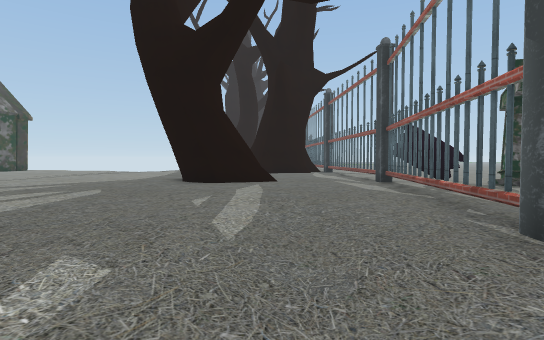
view 1 (above)

18 first-person views from a walk through a Unity game level. The camera is 1.4 m above the floor, tilts 2° down and sees 80° across. The floor is counted in squares, 2 m on a side. Each view is taken from the middle of a square. On the plan, view 1 faces up. The plan holds only what a view shows up to about 10 squares ahead; the rest is blank. The place goes on beyond the plan. The player character is not drawn. Some surface patterns are stand-ins.

view 2
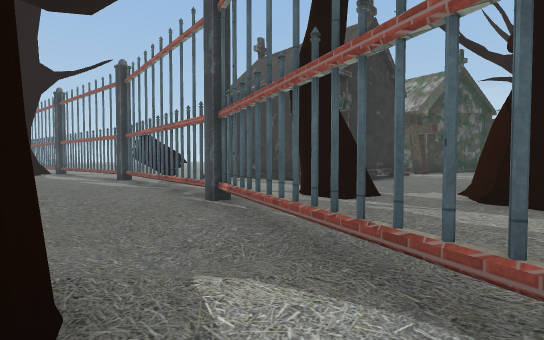

view 3
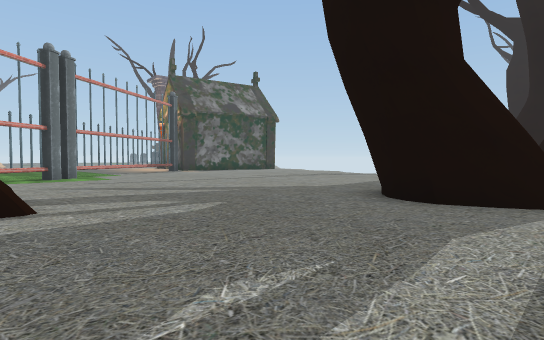

view 4
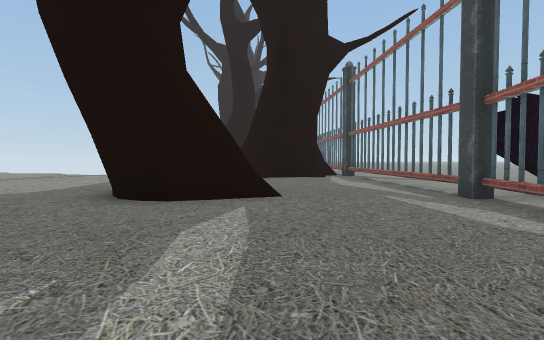

view 5
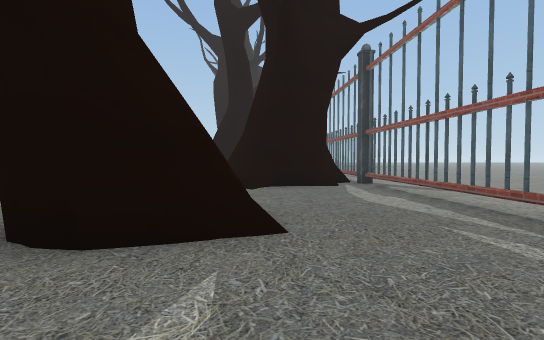

view 6
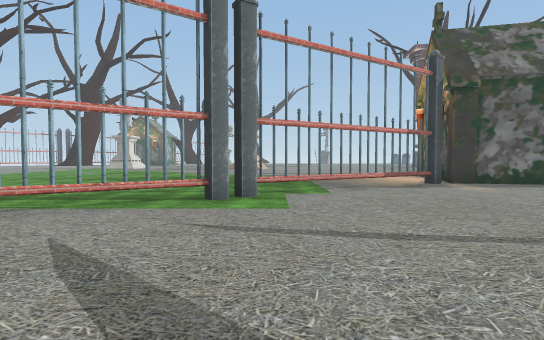

view 7
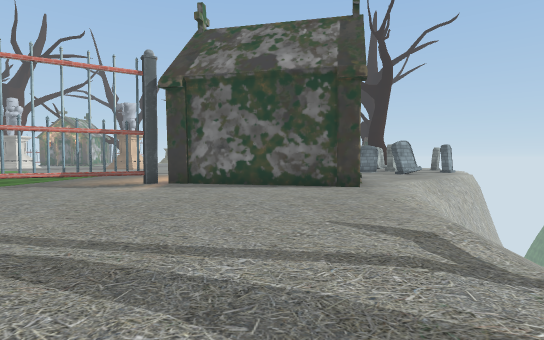

view 8
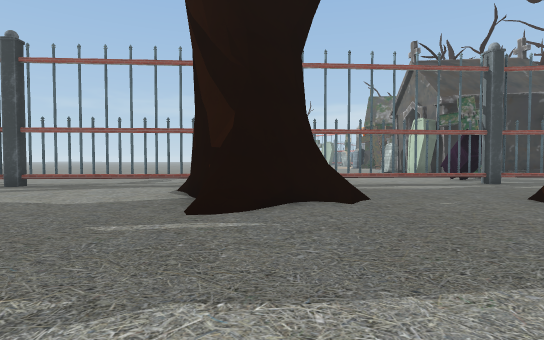

view 9
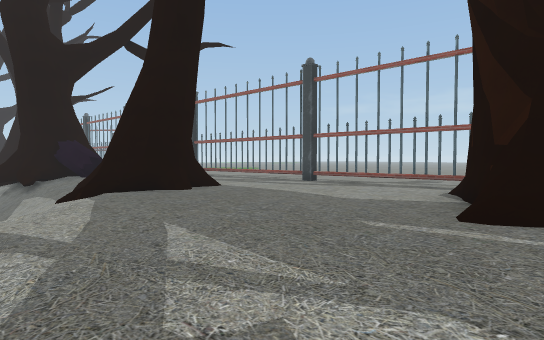

view 10
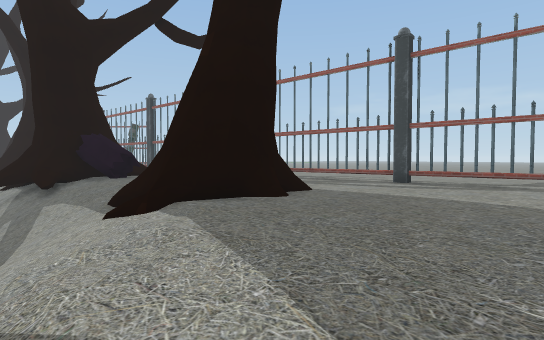

view 11
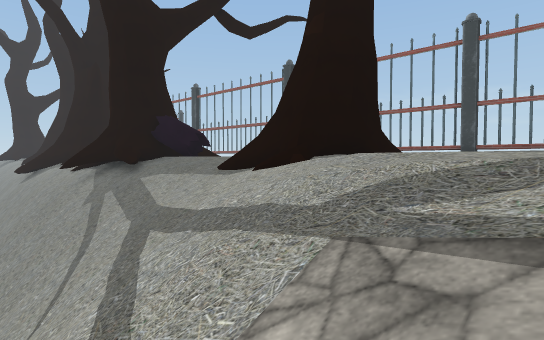

view 12
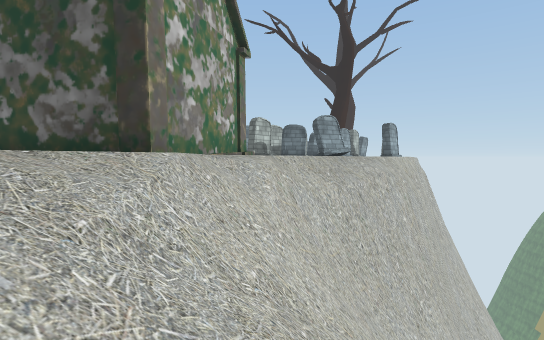

view 13
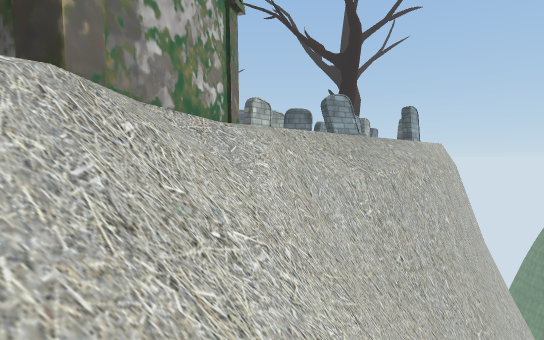

view 14
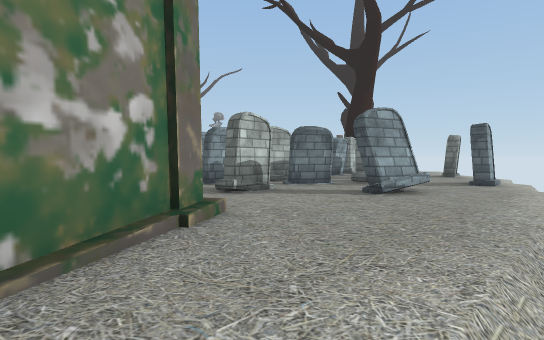

view 15
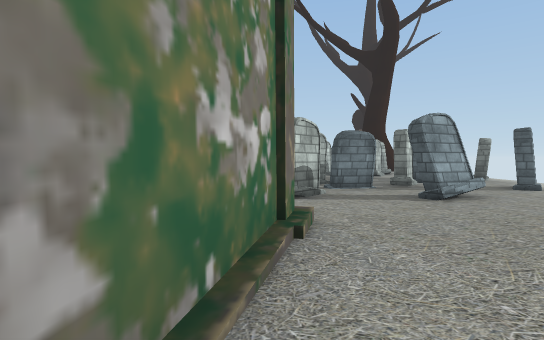

view 16
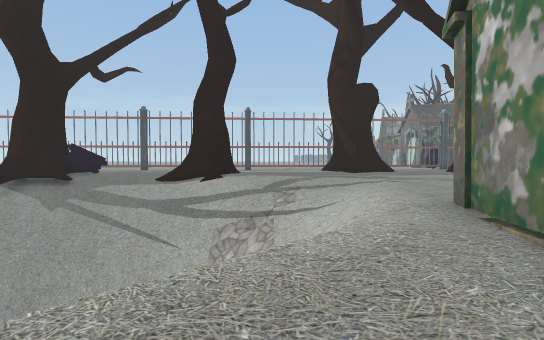

view 17
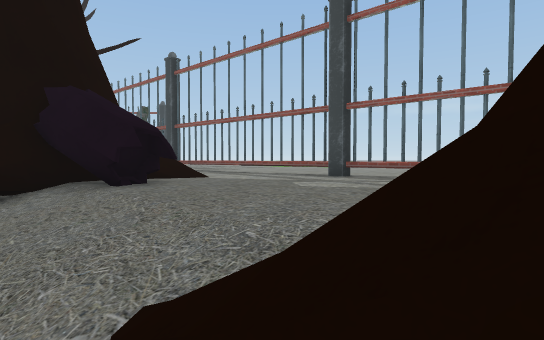

view 18
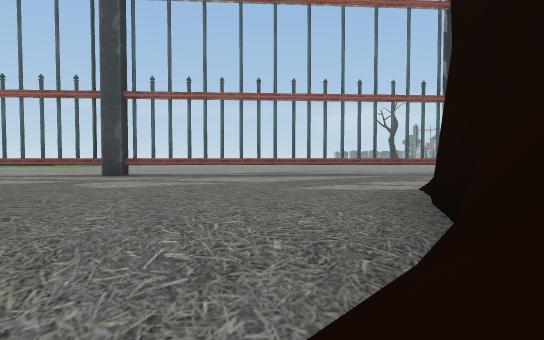

### Floor plan
Key: @ floor where view 1 was taken; # wall or solid block; x gap in a wall; . floor; / step, stairs or slope; = window, fence, low wall or low ledge; v drop or lower ground; T thing the floor can be seen under or through; L log; M tombstone; O other object.
Columns run from 24 left of view 1 to 5 right of it. Each row starts with its distance up from view 1.
 32                  v       .#
 31                  v/##    .#..
 30                  ///####..x..
 29                  ///#OO...#..
 28                vv/////O...x..
 27      v          v/////....#..
 26  v  vvv         v/////....x..
 25  .vvvvvv        //////....#..
 24 ..MM.vvvv       /////##...x..
 23 O.....vvvv      ////### ..#..
 22 OM..M...vvv    //////###..x..
 21  MM.M....vvv   /////......x..
 20   M......vvvv/ /////......#..
 19  MMMM......vvx/////........=.
 18   M.M..##...///// /........=.
 17 OO      ####../////........#
 16           ##...........#####.
 15           #............###.x.
 14           #............##..T.
 13          ##................T.
 12           x................T.
 11          .=................T.
 10          ..=.......... #...T.
  9          ..=..........##=..TLL
  8          ...#..............TLL
  7          ....=.............#.#
  6           ...#.............x.
  5            ...=............#
  4             ...=.   #.../..#.
  3             ...      ...//.=.
  2                       ..//#.#
  1          ..            .//=.##
  0          ..            #@#...=
 -1                         .#...#
 -2                        ..#...

Positions as (right, up) in squares from view 1, and headings:
1: (0, 0), facing up
2: (-1, -2), facing up-right
3: (0, 4), facing up-left
4: (0, 4), facing up
5: (0, 6), facing up
6: (-5, 7), facing left
7: (-5, 15), facing left
8: (-6, 15), facing right
9: (-6, 15), facing up-right
10: (-6, 18), facing up-right
11: (-8, 19), facing up-right
12: (-8, 19), facing left
13: (-10, 19), facing left
14: (-14, 19), facing left
15: (-14, 18), facing left
16: (-18, 20), facing right
17: (-4, 24), facing up-right
18: (-4, 25), facing right
